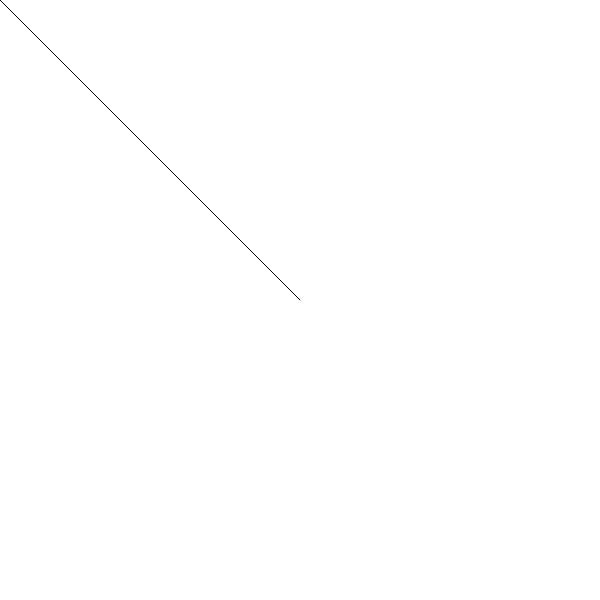
Frame 1 (no input)
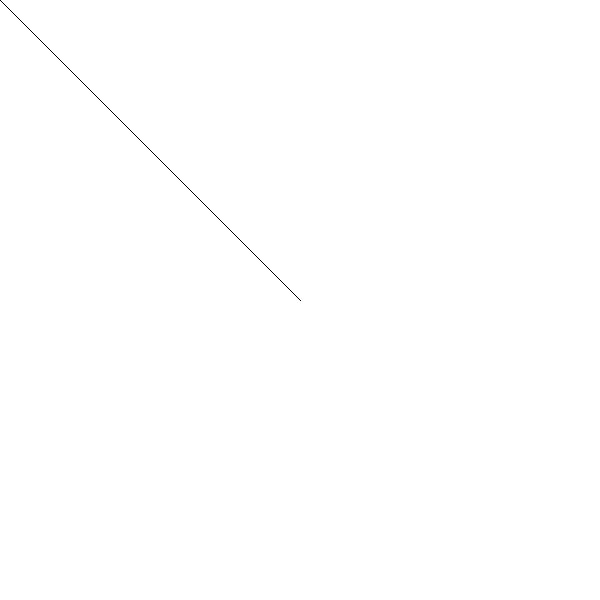
Frame 60 (no input)
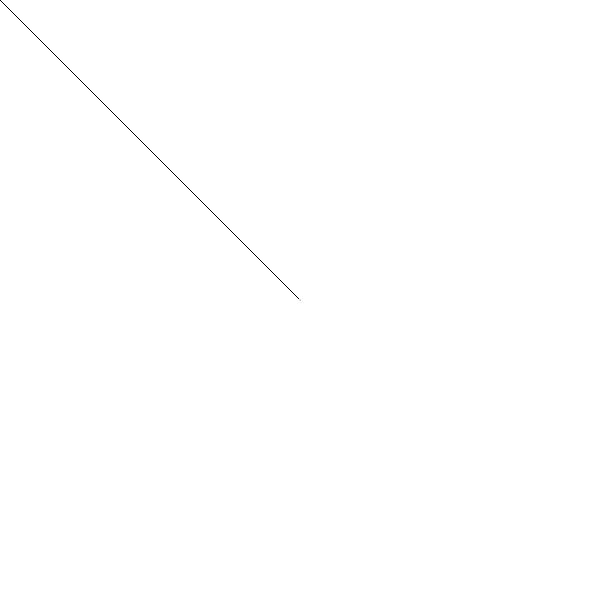
Frame 120 (the mouse pressed at the canvas centre since frame 60)

The p5.js sketch that drew these frames (run headless with seeded random() and noise() and a simulated clock; from frame 60 on, the mouse is pressed at the canvas centre):

// p5.js sketch
// ── sketch.js
function setup() {
	createCanvas(600, 600);
}
function draw() {
	if (mouseIsPressed) {
		stroke(220);
	} else {
		stroke(0);
	}
	line(300, 300, mouseX, mouseY);
}
